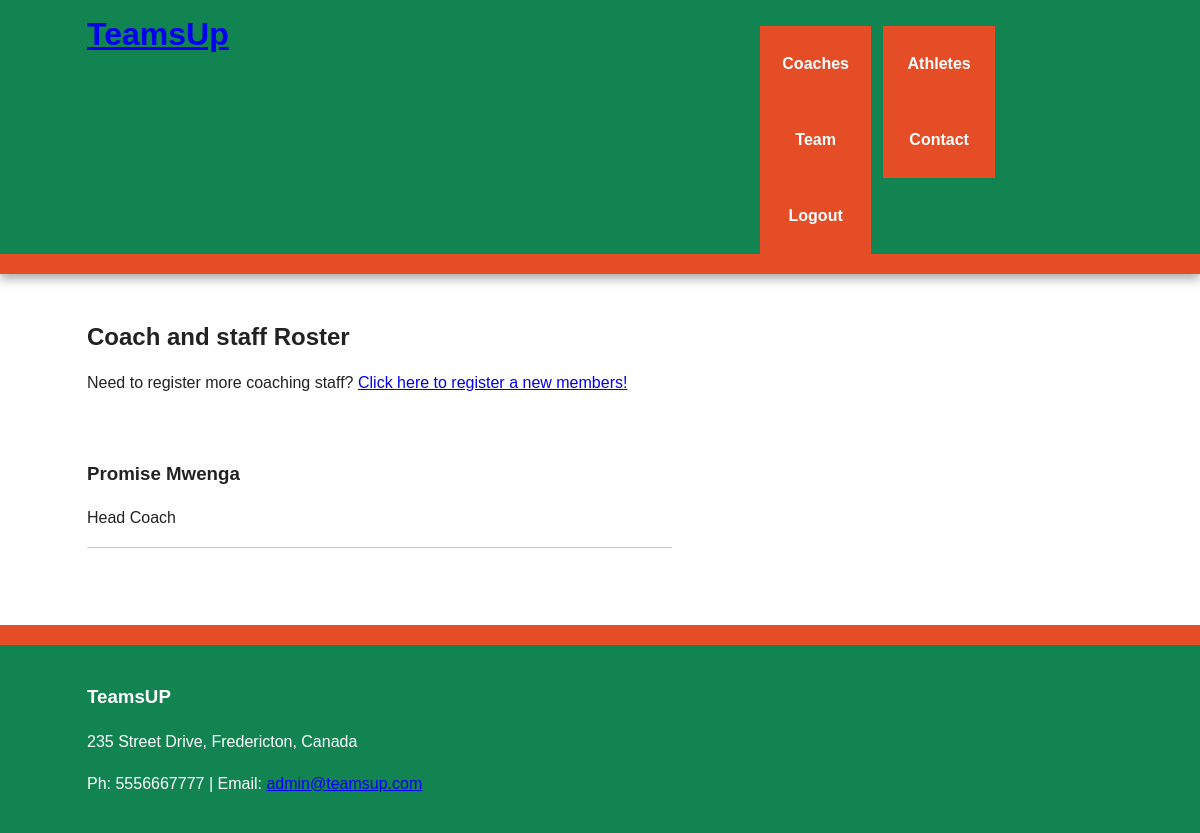
The app's page /coaches (signed in), older data.
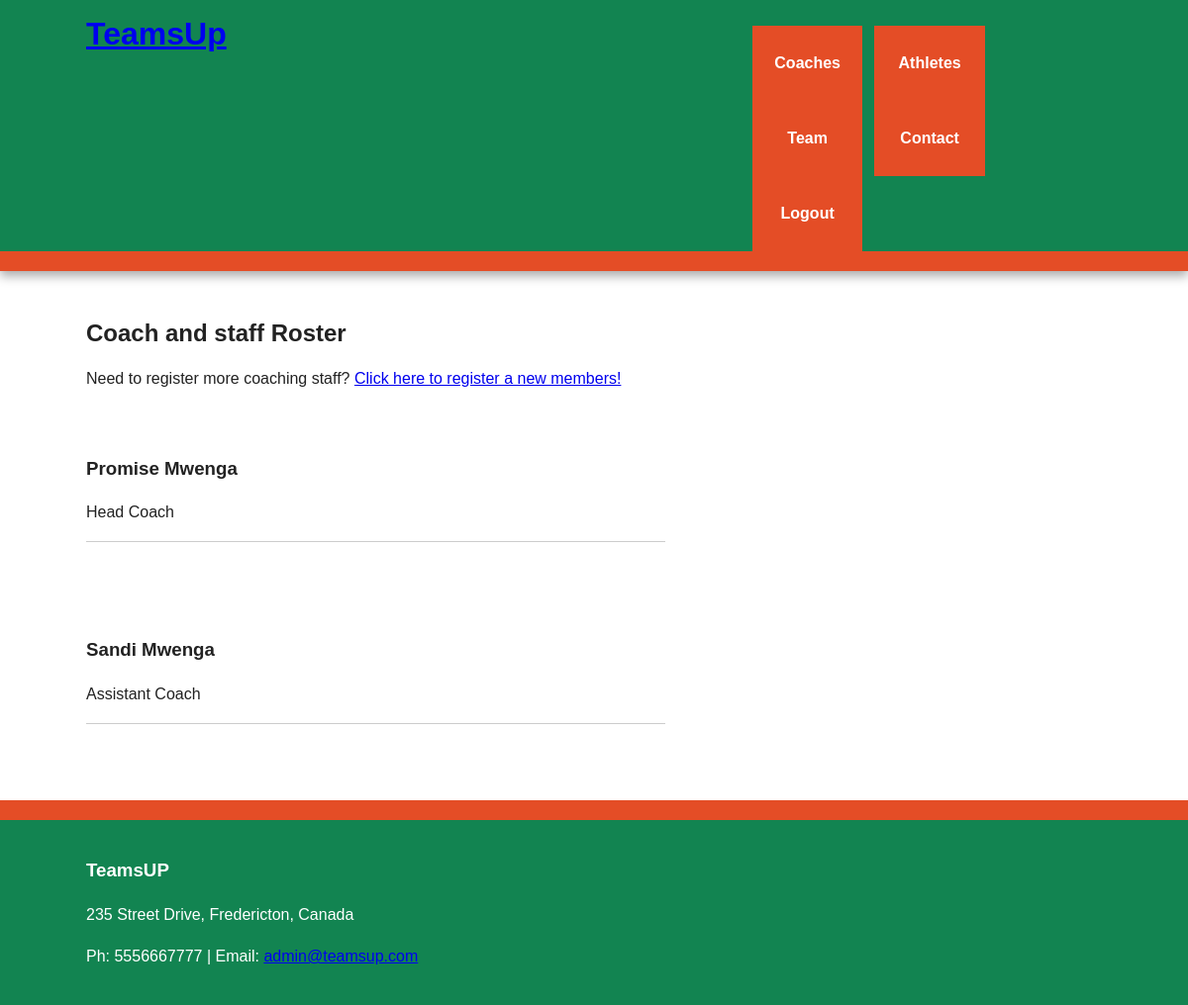
The same page, newer data.
### flask_package/models.py (models this page shows, shortened)
class User(UserMixin, db.Model):
    id = db.Column(db.Integer, primary_key=True)
    name = db.Column(db.String(140), index=True, unique=False)
    role = db.Column(db.String(140), index=True, unique=False)
    email = db.Column(db.String(140), index=True, unique=True)
    username = db.Column(db.String(140), index=True, unique=True)
    password_hash = db.Column(db.String(140))
    joined_at_date = db.Column(db.DateTime(), index=True, default=datetime.utcnow)
    team_id = db.Column(db.Integer, db.ForeignKey('team.id'))

class Staff(db.Model):
    id = db.Column(db.Integer, primary_key=True)
    name = db.Column(db.String, index=True, unique=False)
    email = db.Column(db.String(140), index=True, unique=True)
    role = db.Column(db.String(140), index=True, unique=False)
    coach_id = db.Column(db.Integer)
    team_id = db.Column(db.Integer)

### flask_package/routes.py (the view)
@app.route('/coaches')
@login_required
def coaches():
    coaches = User.query.filter_by(id=current_user.id)
    staff = Staff.query.all()
    return render_template('coaches.html', coaches=coaches, staff=staff)

### flask_package/models.py (called while the page is built)
@login_manager.user_loader
def load_user(user_id):
    return User.query.get(int(user_id))

### flask_package/templates/coaches.html (shortened to what this page needs)
{% extends 'base.html' %}
{% block content%}
    <h2>Coach and staff Roster</h2>
    <p>Need to register more coaching staff? <a href="{{ url_for('register_staff') }}">Click here to register a new members!</a></p>
    {% for coach in coaches %}
        <article class="main wrapper clearfix">
            <h3>{{ coach.name }} </h3>
            <p>{{ coach.role}}</p>
            <hr>
        </article>
    {% endfor %}
    {% for person in staff %}
        <article class="main wrapper clearfix">
            <h3>{{ person.name }} </h3>
            <p>{{ person.role}}</p>
            <hr>
        </article>
    {% endfor %}
{% endblock%}

### flask_package/templates/base.html (shortened to what this page needs)
<!doctype html>
<html class="no-js" lang="">
    <head>
        <link rel="stylesheet" href= "{{ url_for('static', filename= 'css/normalize.min.css') }}">
        <link rel="stylesheet" href= "{{ url_for('static', filename= 'css/main.css') }}">
    </head>
    <body>
        <div class="header-container">
            <header class="wrapper clearfix">
                <h1 class="title"><a href="/index">TeamsUp</a></h1>
                <br>
                <nav>
                    {% if current_user.is_authenticated %}
                        <ul>
                            <ul><a href="/coaches">Coaches</a></ul>
                            <li><a href="/athletes">Athletes</a></li>
                            <li><a href="/team">Team</a></li>
                            <li><a href="/contact">Contact</a></li>
                            <li><a href="/logout">Logout</a></li>
                        </ul>
                    {% else %}
                        <ul>
                            <li><a href="/login">Login</a></li>
                            <li><a href="/register">Register</a></li>
                            <li><a href="/contact">Contact us</a></li>
                        </ul>
                    {% endif %}
                </nav>
            </header>
        </div>
        <div class="main-container">
            <div class="main wrapper clearfix">
               {% block content%} {% endblock %}
            </div>
        </div>
        <div class="footer-container">
            <footer class="wrapper">
                <h3>TeamsUP</h3>
                <p>235 Street Drive, Fredericton, Canada</p>
                <p>Ph: 5556667777 | Email: <a href="/contact">admin@teamsup.com</a></p>
            </footer>
        </div>
    </body>
</html>

### flask_package/static/css/main.css (style rules this page uses)
html { color: #222; font-size: 1em; line-height: 1.4; }
hr { display: block; height: 1px; border: 0; border-top: 1px solid #ccc; margin: 1em 0; padding: 0; }
body { font: 16px/26px Helvetica, Helvetica Neue, Arial; }
.wrapper { width: 90%; margin: 0 5%; }
.header-container { border-bottom: 20px solid #e44d26; }
.footer-container, .main aside { border-top: 20px solid #e44d26; }
.header-container, .footer-container, .main aside { background: #128451; }
.title { color: white; }
nav ul { margin: 0; padding: 0; list-style-type: none; }
nav a { display: block; margin-bottom: 10px; padding: 15px 0; text-align: center; text-decoration: none; font-weight: bold; color: white; background: #e44d26; }
.main { padding: 30px 0; }
.footer-container footer { color: white; padding: 20px 0; }
@media only screen and (min-width: 480px) { nav a { float: left; width: 27%; margin: 0 1.7%; padding: 25px 2%; margin-bottom: 0; } }
@media only screen and (min-width: 480px) { nav li:last-child a { margin-right: 0; } }
@media only screen and (min-width: 480px) { nav ul li { display: inline; } }
@media only screen and (min-width: 768px) { .header-container, .main aside { -webkit-box-shadow: 0 5px 10px #aaa; -moz-box-shadow: 0 5px 10px #aaa; box-shadow: 0 5px 10px #aaa; } }
@media only screen and (min-width: 768px) { .title { float: left; } }
@media only screen and (min-width: 768px) { nav { float: right; width: 35%; } }
@media only screen and (min-width: 768px) { .main article { float: left; width: 57%; } }
@media only screen and (min-width: 1140px) { .wrapper { width: 1026px; margin: 0 auto; } }
.clearfix:before, .clearfix:after { content: " "; display: table; }
.clearfix:after { clear: both; }
.clearfix { *zoom: 1; }

Row changes from the older to the newer data that the page shows:
added Staff: name "Sandi Mwenga", role "Assistant Coach"
